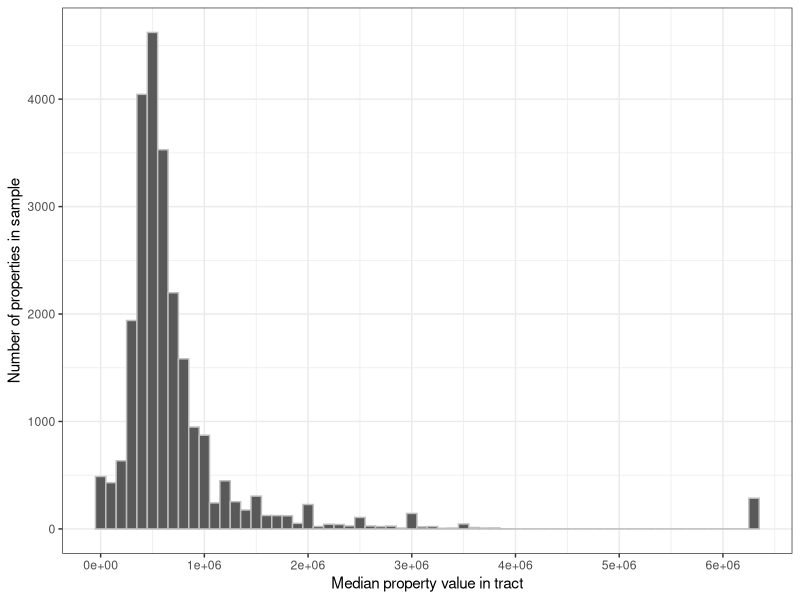
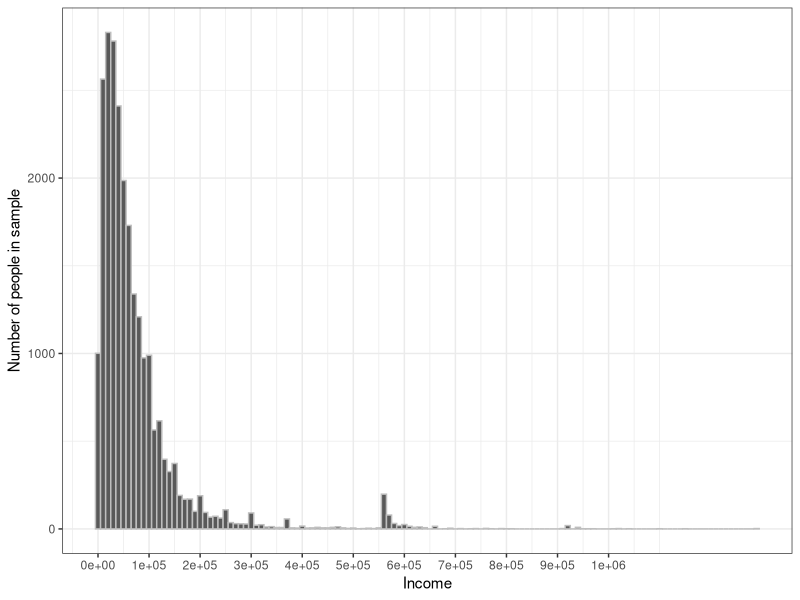
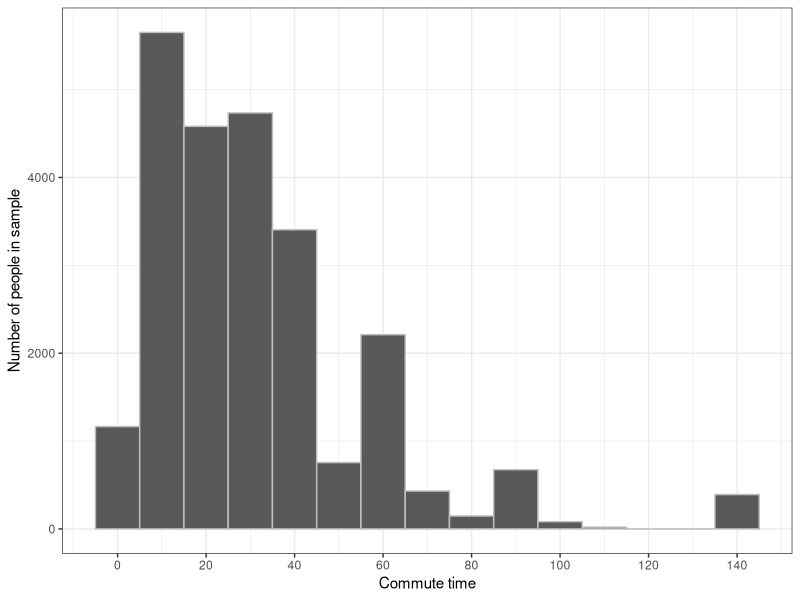

Here is the R script that generated these plots, in order:
## ---- chunk 1
library(tidyverse)
library(ggplot2)
## ---- chunk 2
tract_data <- read_csv("commutersLosAngelesCA2018.csv")
attach(tract_data)
## ---- chunk 3
prop_summary <-  summary(VALP)
prop_sd <- sd(VALP, na.rm = TRUE)
prop_mean_int <- t.test(VALP)
income_summary <- summary(PINCP)
income_sd <- sd(PINCP, na.rm = TRUE)
income_mean_int <- t.test(PINCP)
commute_summary <- summary(JWMNP)
commute_sd <- sd(JWMNP, na.rm = TRUE)
commute_mean_int <- t.test(JWMNP)
## ---- chunk 4
summary_table <- tibble(
  Statistic = c("Sample mean", 
                "Median",
                "Standard deviation",
                "Interquartile range",
                "Population mean (95% confidence)"),
  `Property value ( $ )` = c(prettyNum(prop_summary["Mean"], digits=3),
                           prop_summary["Median"],
                           prettyNum(prop_sd, digits = 3),
                           paste(prop_summary["1st Qu."],"to", 
                                 prop_summary["3rd Qu."]),
                           paste(prettyNum(prop_mean_int$conf.int[1],
                                           digits=3), "to",
                                 prettyNum(prop_mean_int$conf.int[2],
                                               digits=3))),
  `Income ( $ )` = c(paste(prettyNum(income_summary["Mean"], digits=3)),
                           paste(prettyNum(income_summary["Median"],digits=3)),
                           paste(prettyNum(income_sd, digits=3)),
                           paste(prettyNum(income_summary["1st Qu."], digits=3),
                                 " to", 
                                 prettyNum(income_summary["3rd Qu."], digits=3)),
                           paste(prettyNum(income_mean_int$conf.int[1],
                                           digits=3), " to",
                                 prettyNum(income_mean_int$conf.int[2],
                                           digits=3))),
  `Commute time (min)` = c(paste(prettyNum(commute_summary["Mean"], digits=3)),
                          paste(prettyNum(commute_summary["Median"], digits=3)),
                          paste(prettyNum(commute_sd, digits=3)),
                          paste(prettyNum(commute_summary["1st Qu."], digits=3), 
                                " to", 
                          prettyNum(commute_summary["3rd Qu."], digits=3)),
                          paste(prettyNum(commute_mean_int$conf.int[1], 
                                           digits=3), " to",
                          prettyNum(commute_mean_int$conf.int[2], 
                                           digits=3))))
knitr::kable(summary_table, 
             caption = "Characteristics of census tracts in Los Angeles County")
## ---- chunk 5
ggplot(tract_data, aes(x = VALP)) + 
  geom_histogram(color = "gray", binwidth = 100000) +
  theme_bw() +
  scale_x_continuous(name = "Median property value in tract",
                     breaks = breaks <- seq(0, 6000000, by = 1000000)) + 
  scale_y_continuous(name = "Number of properties in sample") 
## ---- chunk 6
ggplot(tract_data, aes(x = PINCP)) + 
  geom_histogram(color = "gray", binwidth = 10000) +
  theme_bw() +
  scale_x_continuous(name = "Income",
                     breaks = breaks <- seq(0, 1000000, by = 100000)) + 
  scale_y_continuous(name = "Number of people in sample") 
## ---- chunk 7
ggplot(tract_data, aes(x = JWMNP)) + 
  geom_histogram(color = "gray", binwidth = 10) +
  theme_bw() +
  scale_x_continuous(name = 
    "Commute time",
                     breaks = breaks <- seq(0, 140, by = 20)) + 
  scale_y_continuous(name = "Number of people in sample") 
## ---- chunk 8

one_det <- t.test (BLD == "02")
three_apt <- t.test (BLD == "05")
one_att <- t.test (BLD == "03")
ten_apt <- t.test (BLD == "07")
mob_home <- t.test (BLD == "01")
twen_apt <- t.test (BLD == "08")
fifty_apt <- t.test (BLD == "09")
five_apt <- t.test (BLD == "06")
two_apt <- t.test (BLD == "04")
boat_rv <- t.test (BLD == "10")
## ---- chunk 9
race_shares <- tibble(Majority_Race = c("One-family house detached",
                                  "3-4 Apartments",
                                  "One-family house attached",
                                  "10-19 Apartments",
                                  "Mobile home or trailer",
                                  "20-49 Apartments",
                                  "50 or more Apartments",
                                  "5-9 Apartments",
                                  "2 Apartments",
                                  "Boat, RV, van, etc."),
                 Sample_proportion = c(paste(prettyNum(one_det$estimate*100, 
                                                         digits = 3), "%"),
                                         paste(prettyNum(three_apt$estimate*100, 
                                                         digits = 3), "%"),
                                         paste(prettyNum(one_att$estimate*100, 
                                                         digits = 3), "%"),
                                         paste(prettyNum(ten_apt$estimate*100, 
                                                         digits = 3), "%"),
                                         paste(prettyNum(mob_home$estimate*100, 
                                                         digits = 3), "%"),
                                         paste(prettyNum(twen_apt$estimate*100, 
                                                         digits = 3), "%"),
                                         paste(prettyNum(fifty_apt$estimate*100, 
                                                         digits = 3), "%"),
                                         paste(prettyNum(five_apt$estimate*100, 
                                                         digits = 3), "%"),
                                         paste(prettyNum(two_apt$estimate*100, 
                                                         digits = 3), "%"),
                                         paste(prettyNum(boat_rv$estimate*100, 
                                                         digits = 3), "%")),
                 `95-percent confidence interval` = c(
                   paste(prettyNum(one_det$conf.int[1]*100, digits=3),
                         "% to ",
                         prettyNum(one_det$conf.int[2]*100, digits=3),
                         "%", sep=""),
                   paste(prettyNum(three_apt$conf.int[1]*100, digits=3),
                         "% to ",
                         prettyNum(three_apt$conf.int[2]*100, digits=3),
                         "%", sep=""),
                   paste(prettyNum(one_att$conf.int[1]*100, digits=3),
                         "% to ",
                         prettyNum(one_att$conf.int[2]*100, digits=3),
                         "%", sep=""),
                   paste(prettyNum(ten_apt$conf.int[1]*100, digits=3),
                         "% to ",
                         prettyNum(ten_apt$conf.int[2]*100, digits=3),
                         "%", sep=""),
                   paste(prettyNum(mob_home$conf.int[1]*100, digits=3),
                         "% to ",
                         prettyNum(mob_home$conf.int[2]*100, digits=3),
                         "%", sep=""),
                   paste(prettyNum(twen_apt$conf.int[1]*100, digits=3),
                         "% to ",
                         prettyNum(twen_apt$conf.int[2]*100, digits=3),
                         "%", sep=""),
                   paste(prettyNum(fifty_apt$conf.int[1]*100, digits=3),
                         "% to ",
                         prettyNum(fifty_apt$conf.int[2]*100, digits=3),
                         "%", sep=""),
                   paste(prettyNum(five_apt$conf.int[1]*100, digits=3),
                         "% to ",
                         prettyNum(five_apt$conf.int[2]*100, digits=3),
                         "%", sep=""),
                   paste(prettyNum(two_apt$conf.int[1]*100, digits=3),
                         "% to ",
                         prettyNum(two_apt$conf.int[2]*100, digits=3),
                         "%", sep=""),
                   paste(prettyNum(boat_rv$conf.int[1]*100, digits=3),
                         "% to ",
                         prettyNum(boat_rv$conf.int[2]*100, digits=3),
                         "%", sep="")))
                   
                   
knitr::kable(race_shares, caption = "Census tracts in Los Angeles County")
